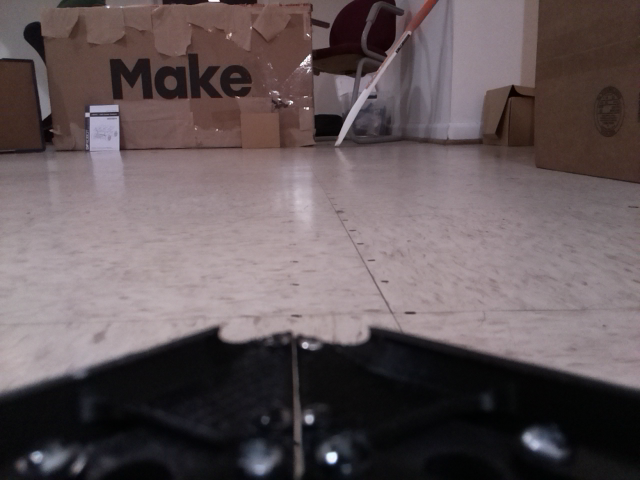
#> input picture Data/left_camera/left2.png, 640 x 480 px, given in place of left2.jpg, which was not available
$ python base.py
#> lines starting #> are read from the running program, lines starting #| are printed output that depends on the picture; pictures that were not available may be replaced by others from this repository, and a replacement may not be noted
#> in main, image1 is the input picture: shape (480, 640, 3); mean B, G, R 88.9, 86.6, 98.6
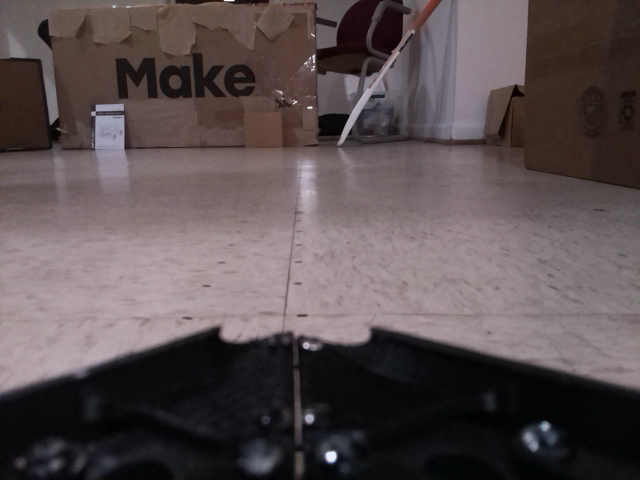
#> input picture Data/right_camera/right2.png, 640 x 480 px, given in place of right2.jpg, which was not available
#> in main, image2 is the input picture: shape (480, 640, 3); mean B, G, R 80.2, 78.4, 89.7
#!/usr/bin/env python3

"""
 * @copyright Copyright (c) 2023
 * @file base.py
 * @author Kshitij Karnawat (kshitij@umd.edu)
 * @author Hritvik Choudhari (hac@umd.edu)
 * @brief
 * @version 0.1
 * @date 2023-04-17
 *
 *
"""

import cv2 as cv
import numpy as np
from matplotlib import pyplot as plt
import tqdm
import open3d as o3d
import glob


def getMatches(image1, image2, number):
    """
        Initialize a new Contact object.

        Args:
            image1 (cv::Mat): The first image
            image2 (cv::Mat): The second image
            number (int): Number of matches to consider

        Returns:
            points1 (numpy array, int32): Feature Points for first image
            points2 (numpy array, int32): Feature Points for second image

    """
#> called with number = 1000
    sift = cv.SIFT_create()

    keypoints1, descriptors1 = sift.detectAndCompute(image1,None)
#> keypoints1 = 211 keypoints; strongest (x, y, size): (166, 229, 3.9), (152, 172, 2.4), (154, 209, 3.3), (266, 220, 7)
    keypoints2, descriptors2 = sift.detectAndCompute(image2,None)
#> keypoints2 = 227 keypoints; strongest (x, y, size): (165, 228, 3.9), (155, 209, 3.2), (153, 173, 2.4), (272, 213, 3)

    bf = cv.BFMatcher(cv.NORM_L2, crossCheck=True)
    matches = bf.match(descriptors1, descriptors2)
#> matches = 138 matches

    matches = sorted(matches, key = lambda x:x.distance)

    print("No. of matching features found =",len(matches))
#| No. of matching features found = 138
    points1 = []
    points2 = []

    for i in matches[:number]:
        x1, y1 = keypoints1[i.queryIdx].pt
        x2, y2 = keypoints2[i.trainIdx].pt
        points1.append([x1, y1])
        points2.append([x2, y2])
#> this loop made 138 passes
#> (x1, y1, x2, y2) on passes 1 to 12: (73.53, 47.07, 75.96, 46.72), (140.2, 174.6, 140.1, 174.4), (46.48, 54.14, 49.5, 53.6), (57.26, 60.93, 59.92, 60.38), (73.53, 47.07, 75.96, 46.72), (58.25, 33.24, 61.11, 32.88), (105.6, 34.96, 107.5, 34.72), (126.8, 172.3, 127.1, 172.2), (165.2, 176, 165.7, 176.2), (57.5, 71.17, 60.03, 70.13), (101, 45.46, 103.1, 45.18), (106.6, 46.67, 108.5, 46.21)
#> after the loop, points1 = 138 pairs, first value 10.37 to 277.1, second value 2.54 to 234.5; points2 = 138 pairs, first value 9.95 to 272.4, second value 3.37 to 234.2

    image1_copy = image1.copy()
    image2_copy = image2.copy()

    image1_features = cv.drawKeypoints(image1, keypoints1, image1_copy)
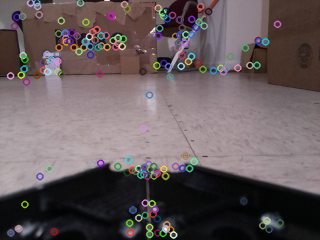
#> image1_features: shape (240, 320, 3); mean B, G, R 92, 89.8, 101.2
    image2_features = cv.drawKeypoints(image2, keypoints2, image2_copy)
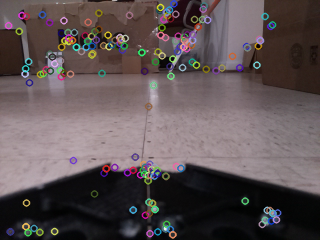
#> image2_features: shape (240, 320, 3); mean B, G, R 83.5, 81.9, 92.8

    draw_images = cv.drawMatches(image1, keypoints1, image2, keypoints2, matches[:number], image2_copy, flags=2)
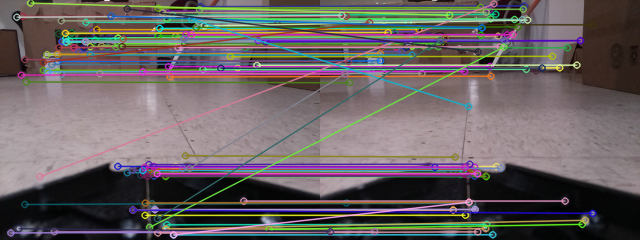
#> draw_images: shape (240, 640, 3); mean B, G, R 98, 97.2, 105.1

    cv.imshow("image1_features", image1_features)
    cv.waitKey(0)

    cv.imshow("image2_features", image2_features)
    cv.waitKey(0)

    cv.imshow("Keypoint matches", draw_images)
    cv.waitKey(0)
    cv.destroyAllWindows()

    return np.array(points1, dtype = np.int32), np.array(points2, dtype = np.int32)


def getDispartiy(image1, image2, h, w):
    """
        Initialize a new Contact object.

        Args:
            image1 (cv::Mat): The first image
            image2 (cv::Mat): The second image
            h (int): height of image
            w (int): width of image

        Returns:
            disparity (image matrix): disparity of the stereo image

    """

    disparity = np.zeros((h,w), np.uint8)
    image1_gray = cv.cvtColor(image1, cv.COLOR_BGR2GRAY)
    image2_gray = cv.cvtColor(image2, cv.COLOR_BGR2GRAY)

    stereo = cv.StereoSGBM_create(1,
                                    128,
                                    3,
                                speckleRange=1)
                                # speckleWindowSize=50)
    disparity = stereo.compute(image1_gray, image2_gray)

    return disparity


def main():
    # pcds= []
    print("loading images")
    image1 = cv.imread("../Data/left2.jpg")
    image2 = cv.imread("../Data/right2.jpg")

    image1 = cv.resize(image1, (int(image1.shape[1] * 0.5), int(image1.shape[0] * 0.5)), interpolation=cv.INTER_AREA)
    image2 = cv.resize(image2, (int(image2.shape[1] * 0.5), int(image2.shape[0] * 0.5)), interpolation=cv.INTER_AREA)

    print("images loaded")
    intrinsic_matrix = np.array([[1552.58610, 0, 768.938827],
                                 [0, 1552.57499, 1006.09656],
                                 [0, 0, 1]])


    points1, points2 = getMatches(image1, image2, 1000)
#> points1 = 138 pairs, first value 10 to 277, second value 2 to 234; points2 = 138 pairs, first value 9 to 272, second value 3 to 234

    fundamental_matrix, _ = cv.findFundamentalMat(points1, points2, cv.FM_RANSAC, 0.5, 0.99)
#> fundamental_matrix = [[2.22e-05, 0.00105, -0.177], [-0.00104, 1.09e-05, 0.164], [0.169, -0.169, 1]]
    print("\nF = ", fundamental_matrix )
#| F =  [[ 2.22156710e-05  1.04620033e-03 -1.76622713e-01]
#|  [-1.03809113e-03  1.08583187e-05  1.64243995e-01]
#|  [ 1.68876361e-01 -1.69328139e-01  1.00000000e+00]]

    # essential_matrix = cv.findEssentialMat(points1, points2, intrinsic_matrix, cv.RANSAC, 0.99, 0.1)

    h1, w1 = image1.shape[:2]
#> h1 = 240; w1 = 320

    _, H1, H2 = cv.stereoRectifyUncalibrated(points1, points2, fundamental_matrix, imgSize=(w1, h1))
#> H1 = [[0.769, -1.56, 132.8], [-0.255, -0.625, 144.1], [-0.000125, -0.00524, 0.886]]; H2 = [[-0.00678, -2.47, 457.5], [-1.01, -2.6, 593.1], [-5.96e-05, -0.0217, 3.61]]

    print("\nH1 =", H1)
#| H1 = [[ 7.69438968e-01 -1.55548670e+00  1.32818101e+02]
#|  [-2.54547996e-01 -6.25047062e-01  1.44113770e+02]
#|  [-1.25432811e-04 -5.23512584e-03  8.86091779e-01]]
    print("\nH2 =", H2)
#| H2 = [[-6.78274234e-03 -2.47020440e+00  4.57509767e+02]
#|  [-1.00714265e+00 -2.59990466e+00  5.93131383e+02]
#|  [-5.95534643e-05 -2.16887539e-02  3.61217903e+00]]

    disparity = getDispartiy(image1, image2, image1.shape[0], image1.shape[1])
#> in getDispartiy, `image1_gray = cv.cvtColor(image1, cv.COLOR_BGR2GRAY)`:
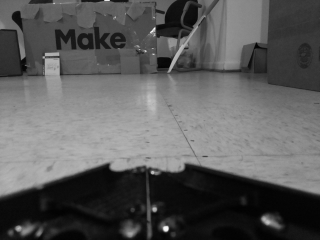
#> image1_gray: shape (240, 320); min 1, max 251, mean 90.5
#> in getDispartiy, `disparity = stereo.compute(image1_gray, image2_gray)`:
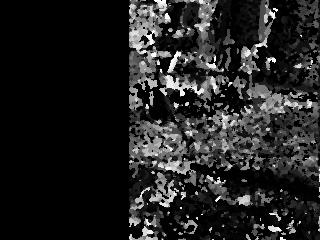
#> disparity: shape (240, 320) int16; min 0, max 2048, mean 274.5; drawn with min black and max white
    plt.imshow(disparity, cmap='jet', interpolation='gaussian')
    plt.show()


    ## TODO: Create a function for the code below
    # Point Cloud Generation from disparity(depth) and RGB Image
    image1 = cv.cvtColor(image1, cv.COLOR_BGR2RGB)

    disparity = np.float32(disparity/16) # As mentioned in documentation (Required step)
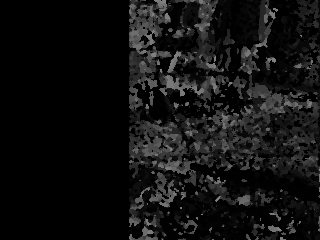
#> disparity: shape (240, 320) float32; min 0, max 128, mean 17.2

    # Convert Depth to Open3D Image Format
    depth_as_img = o3d.geometry.Image((np.ascontiguousarray(disparity)).astype(np.float32))

    # Intrinsic Parameter in Open3D Format
    intrinsic = o3d.camera.PinholeCameraIntrinsic(image1.shape[1], image1.shape[0], intrinsic_matrix[0,0], intrinsic_matrix[0,0], intrinsic_matrix[0,2], intrinsic_matrix[1,2])

    # Generte RGBD Image
    rgbd = o3d.geometry.RGBDImage.create_from_color_and_depth(o3d.geometry.Image(image1), depth_as_img, convert_rgb_to_intensity=False)

    # Generate Point Cloud
    pcd = o3d.geometry.PointCloud.create_from_rgbd_image(rgbd, intrinsic)

    # flip the orientation, so it looks upright, not upside-down
    pcd.transform([[1,0,0,0],[0,-1,0,0],[0,0,1,0],[0,0,0,1]])

    # pcds.append(pcd)

    ## TODO: Stitch Multiple Point Clouds to construct Model

    # Point Cloud Visualization
    o3d.visualization.draw_geometries([pcd])

if __name__ == "__main__":
    main()
